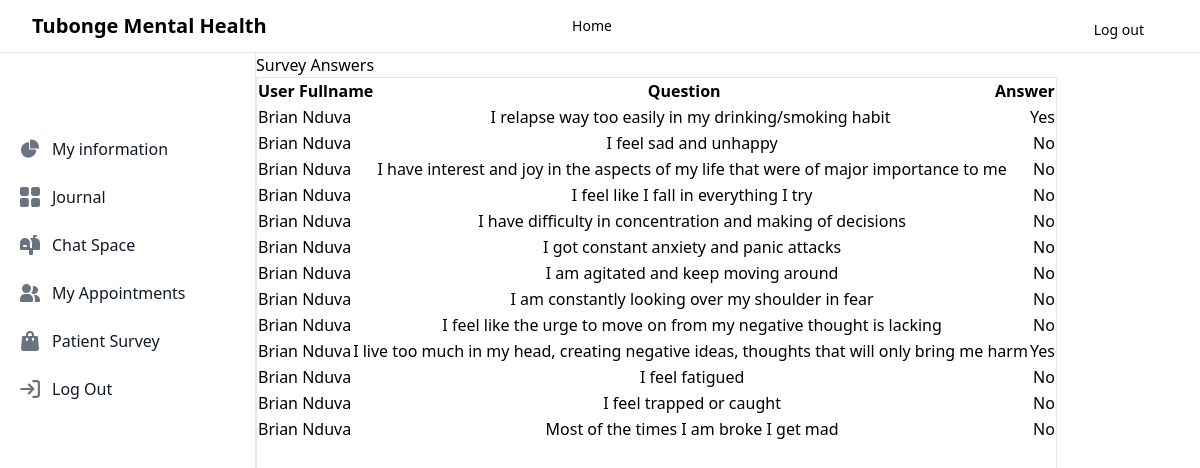
The app's page /doctor/survey (signed in) with its own data.
### pearl/models.py (models this page shows, shortened)
class Survey(db.Model):
    id = db.Column(db.Integer, primary_key=True)
    userId = db.Column(db.Integer, db.ForeignKey('user.id'), nullable=False)
    doctorId = db.Column(db.Integer, nullable=False, default=0)
    question1 = db.Column(db.Boolean, nullable=False)
    question2 = db.Column(db.Boolean, nullable=False)
    question3 = db.Column(db.Boolean, nullable=False)
    question4 = db.Column(db.Boolean, nullable=False)
    question5 = db.Column(db.Boolean, nullable=False)
    question6 = db.Column(db.Boolean, nullable=False)
    question7 = db.Column(db.Boolean, nullable=False)
    question8 = db.Column(db.Boolean, nullable=False)
    question9 = db.Column(db.Boolean, nullable=False)
    question10 = db.Column(db.Boolean, nullable=False)
    question11 = db.Column(db.Boolean, nullable=False)
    question12 = db.Column(db.Boolean, nullable=False)
    question13 = db.Column(db.Boolean, nullable=False)
    comment = db.Column(db.Text, nullable=True)

class User(UserMixin, db.Model):
    id = db.Column(db.Integer, primary_key=True) # primary keys are required by SQLAlchemy
    email = db.Column(db.String(100), unique=True)
    password = db.Column(db.String(100), nullable=False)
    fullname = db.Column(db.String(1000), nullable=False)
    gender = db.Column(db.String(50), nullable=False)
    role = db.Column(db.String(50), default='user', nullable=False)
    appointment = db.relationship('Appointment', backref='user', lazy=True)
    appointmentsAssigned = db.relationship('Appointment', backref='doctor', lazy=True)
    survey = db.relationship('Survey', backref='user', lazy=True)

### pearl/doctor.py (the view)
@doctor.route('/doctor/survey', methods=['GET', 'POST'])
@login_required
def getSurveyResults():
    questions = [
        "I relapse way too easily in my drinking/smoking habit",
        "I feel sad and unhappy",
        "I have interest and joy in the aspects of my life that were of major importance to me",
        "I feel like I fall in everything I try",
        "I have difficulty in concentration and making of decisions",
        "I got constant anxiety and panic attacks",
        "I am agitated and keep moving around",
        "I am constantly looking over my shoulder in fear",
        "I feel like the urge to move on from my negative thought is lacking",
        "I live too much in my head, creating negative ideas, thoughts that will only bring me harm",
        "I feel fatigued",
        "I feel trapped or caught",
        "Most of the times I am broke I get mad"
    ]
    surveys = db.session.query(Survey, User).join(User, Survey.userId == User.id).all()
    survey_data = []
    for survey, user in surveys:
        for i, question in enumerate(questions, start=1):
            answer = getattr(survey, f'question{i}')
            survey_data.append({
                'fullname': user.fullname,
                'question': question,
                'answer': 'Yes' if answer else 'No'
            })
    return render_template('patientSurvey.html', survey_data=survey_data, active_page='survey', enumerate=enumerate)

### pearl/templates/patientSurvey.html (shortened to what this page needs)
{% extends 'professional.html' %}
{% block main %}
<h1>Survey Answers</h1>
<table class='border w-full h-full'>
    <thead >
        <tr class="flex justify-between">
            <th>User Fullname</th>
            <th>Question</th>
            <th>Answer</th>
        </tr>
    </thead>
    <tbody>
        {% for entry in survey_data %}
        <tr class="flex justify-between">
            <td>{{ entry.fullname }}</td>
            <td>{{ entry.question }}</td>
            <td>{{ entry.answer }}</td>
        </tr>
        {% endfor %}
    </tbody>
</table>
{% endblock %}

### pearl/templates/professional.html (shortened to what this page needs)
{% extends 'survey.html' %} {% block title%} Home {% endblock%} {% block head %}
{{super()}} {% endblock %} {% block content %}
<div class="flex h-screen">
  <aside
    id="logo-sidebar"
    class="relative border-r fixed top-0 bg-white dark:bg-gray-900 left-0 z-40 w-64 h-screen transition-transform -translate-x-full sm:translate-x-0"
    aria-label="Sidebar"
  >
    <div class="h-full px-3 py-4 overflow-y-auto">
      <h1 class="text-white p-2 flex font-bold text-xl py-4">Doctor's Panel</h1>
      <ul class="space-y-2 font-medium">
        <li>
          <a
            href="{{url_for('main.About')}}"
            class="flex items-center p-2 text-gray-900 rounded-lg dark:text-white hover:bg-gray-100 dark:hover:bg-gray-700 group"
          >
            <span class="ms-3">My information</span>
          </a>
        </li>
        <li>
          <a
            href="{{url_for('main.journal')}}"
            class="flex items-center p-2 text-gray-900 rounded-lg dark:text-white hover:bg-gray-100 dark:hover:bg-gray-700 group"
          >
            <span class="flex-1 ms-3 whitespace-nowrap">Journal</span>
          </a>
        </li>
        <li>
          <a
            href="{{url_for('main.chatSpace')}}"
            class="flex items-center p-2 text-gray-900 rounded-lg dark:text-white hover:bg-gray-100 dark:hover:bg-gray-700 group"
          >
            <span class="flex-1 ms-3 whitespace-nowrap">Chat Space</span>
          </a>
        </li>
        <li>
          <a
            href="{{ url_for('main.doctorAppointment')}}"
            class="flex items-center p-2 text-gray-900 rounded-lg dark:text-white hover:bg-gray-100 dark:hover:bg-gray-700 group"
          >
            <span class="flex-1 ms-3 whitespace-nowrap">My Appointments</span>
          </a>
        </li>
        <li>
          <a
            href="{{url_for('doctor.getSurveyResults')}}"
            class="flex items-center p-2 text-gray-900 rounded-lg dark:text-white hover:bg-gray-100 dark:hover:bg-gray-700 group"
          >
            <span class="flex-1 ms-3 whitespace-nowrap">Patient Survey</span>
          </a>
        </li>
        <li>
          <a
            href="{{url_for('auth.logout')}}"
            class="flex items-center p-2 text-gray-900 rounded-lg dark:text-white hover:bg-gray-100 dark:hover:bg-gray-700 group"
          >
            <span class="flex-1 ms-3 whitespace-nowrap">Log Out</span>
          </a>
        </li>
      </ul>
    </div>
  </aside>
<main class="h-screen overflow-y">
  {% block main %}{% endblock %}
</main>
</div>
{% endblock %}

### pearl/templates/survey.html (shortened to what this page needs)
{% extends 'base.html' %}
{% block head %}
{{super()}}
{% endblock %}

### pearl/templates/base.html (shortened to what this page needs)
<!DOCTYPE html>
<html lang="en">
<head>
    {% block head %}
    <script src="https://cdn.tailwindcss.com"></script>
    <link rel="stylesheet" href="https://cdnjs.cloudflare.com/ajax/libs/font-awesome/6.5.2/css/all.min.css">
    <link rel="stylesheet" href="/static/css/pop.css">
    {% endblock %}
</head>
<body>
    <header>
        <nav class="fixed relative w-full top-0 left-0 text-grey bg-grey-900 bg-grey dark:bg-gray-900 fixed w-full z-20 top-0 start-0 border-b border-gray-200 dark:border-gray-600 py-4 px-6 items-center justify-center align items-center">
            <ul class="flex gap-4 items-center justify-center align items-center text-sm space-x-4">
                <a href="{{url_for('main.home')}}" class="flex mg-left absolute  left-0 px-8 items-stretch self-center">
                    <span class="self-center text-grey text-xl font-semibold whitespace-nowrap dark:text-white self-center">Tubonge Mental Health</span>
                </a>
                {% if current_user.is_authenticated %}
                    {% if current_user.role == 'doctor' %}
                        <li><a href="{{url_for('main.professional')}}"> Home </a></li>
                    {% endif %}
                        <li><a href="{{url_for('auth.logout')}}" class="transition delay-150 duration-300 ease-in-out top-2 flex text-black absolute right-8 bottom-0 space-x-4 px-6 self-center bg-white hover:bg-white focus:ring-4 focus:outline-none focus:ring-blue-300 font-medium rounded-lg text-sm px-4 py-2 text-center dark:bg-white-600 dark:hover:bg-white-700 dark:focus:ring-blue-800">Log out</a> </li>
                {% endif %}
            </ul>
        </nav>
    </header>
    {% block content %}
    {% endblock %}
</body>
</html>

### records on screen
Survey: fullname "Brian Nduva", question "I relapse way too easily in my drinking/smoking habit", answer "Yes", question "I feel sad and unhappy", answer "No", question "I have interest and joy in the aspects of my life that were of major importance to me", question "I feel like I fall in everything I try", question "I have difficulty in concentration and making of decisions", question "I got constant anxiety and panic attacks", question "I am agitated and keep moving around", question "I am constantly looking over my shoulder in fear", question "I feel like the urge to move on from my negative thought is lacking", question "I live too much in my head, creating negative ideas, thoughts that will only bring me harm", question "I feel fatigued", question "I feel trapped or caught", question "Most of the times I am broke I get mad"
